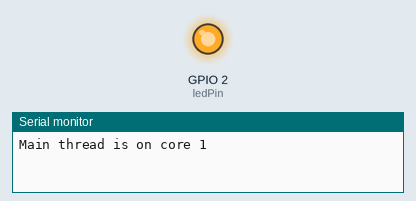
Simulated run of this program. Board: ESP32. Shown: output pins drawn as LEDs (lit = HIGH), the last lines printed to the serial monitor.

Above: at 7.2 s.
At 19.7 s:
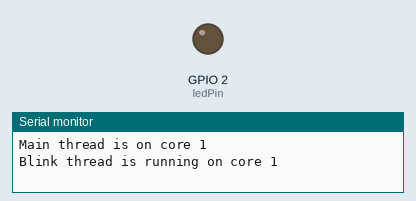
Timing chart, 0 to 33.5 s (numbered marks = the images above):
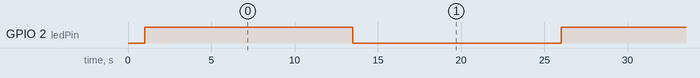

Measured:
- by itself, GPIO 2 (ledPin): alternates HIGH for 12.5 s and LOW for 12.5 s

The program:

main.cpp
```cpp
#include <Arduino.h>

const int ledPin = BUILTIN_LED; // aka pin 2.
const int ledInterval = 1250;
unsigned long ledTimer;
unsigned long *ledTimerPtr = &ledTimer;
int ledState = LOW;
int* ledStatePtr = &ledState;

int blinkWithoutDelay( int pin, int *statePtr, int interval, unsigned long *timerPtr);
void Task1 (void *pvParameters);

void setup () {
  delay(1000);
  Serial.begin(9600);
  pinMode(ledPin, OUTPUT);

  Serial.print("Main thread is on core ");
  Serial.println(xPortGetCoreID());

  ledTimer = millis();

  xTaskCreatePinnedToCore (
    Task1,
    "blink",
    1000,
    NULL,
    10,
    NULL,
    0
  );
}

void loop () {

}

void Task1 (void *pvParameters) {
  for (;;) {
    ledState = (ledState == LOW) ? HIGH: LOW;
    digitalWrite(ledPin, ledState);
    vTaskDelay(TickType_t (12500/portTICK_PERIOD_MS));
    Serial.printf("Blink thread is running on core %d\n", xPortGetCoreID());
  }
}
```
